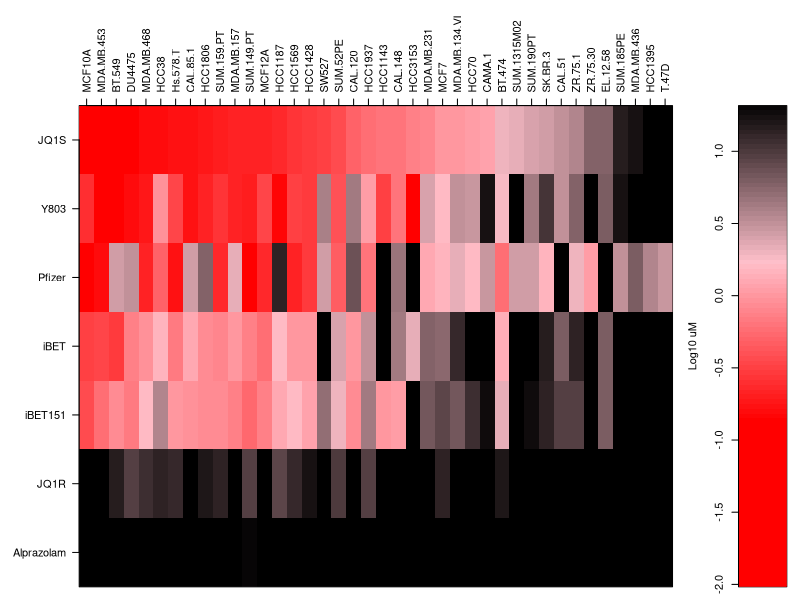

Source code (R):


#150901_ic50_heatmap.R
setwd('./TNBC/')
#==========================================================================
#=========================DATA INPUT=======================================
#==========================================================================

ic50 = read.delim('./tnbc_ic50_revision.txt',header=TRUE,sep='\t')

ic50_matrix = as.matrix(ic50[2:nrow(ic50),2:ncol(ic50)])

ic50_matrix = apply(ic50_matrix,c(1,2),as.numeric)
rownames(ic50_matrix) = ic50[2:nrow(ic50),1]

classList = as.vector(ic50[1,2:ncol(ic50)])


#==========================================================================
#=============================CLUSTERING===================================
#==========================================================================

d_row = dist(ic50_matrix)

hc_row= hclust(d_row)

d_col= dist(t(ic50_matrix))
hc_col = hclust(d_col)
#==========================================================================
#==============================HEATMAP=====================================
#==========================================================================



clusterMatrix = log10(ic50_matrix[,order(ic50_matrix[1,])])

colOrder = order(clusterMatrix[2,])
rowOrder = c(7,1,4,3,6,5,2)
#Set the color spectrum
colorSpectrum <- colorRampPalette(c("red","red","pink","black"))(100)

#setting a color data range
#minValue <- quantile(clusterMatrix,na.rm=TRUE,prob=0.025,names=FALSE)
#maxValue <- quantile(clusterMatrix,na.rm=TRUE,prob=0.975,names=FALSE)
minValue = -2
maxValue = 1.3
color_cuts <- seq(minValue,maxValue,length=100)
color_cuts <- c(-2, color_cuts,max(clusterMatrix))

#add one extra min color to even out sampling
colorSpectrum <- c(colorSpectrum[1],colorSpectrum)
pdf(file='./TNBC_IC50_HEATMAP_REVISION.pdf',width = 10,height = 10)

layout(matrix(data=c(1,1,1,1,1,1,2),ncol= 7))

par(mar=c(1,6,8,1))
image(1:ncol(clusterMatrix),1:nrow(clusterMatrix),t(clusterMatrix[rowOrder,colOrder]),breaks=color_cuts,col=colorSpectrum,xaxt="n",yaxt="n",ylab='',xlab='')
axis(3,1:ncol(clusterMatrix),colnames(clusterMatrix)[colOrder],las=2)
axis(2,1:nrow(clusterMatrix),rownames(clusterMatrix)[rowOrder],las=2)

par(mar=c(1,4,8,1))

image(1:2,color_cuts[2:101],t(matrix(data=color_cuts[2:101],ncol=2,nrow=100)),breaks=color_cuts,col=colorSpectrum,xaxt="n",xlab="",ylab="Log10 uM")
dev.off()
